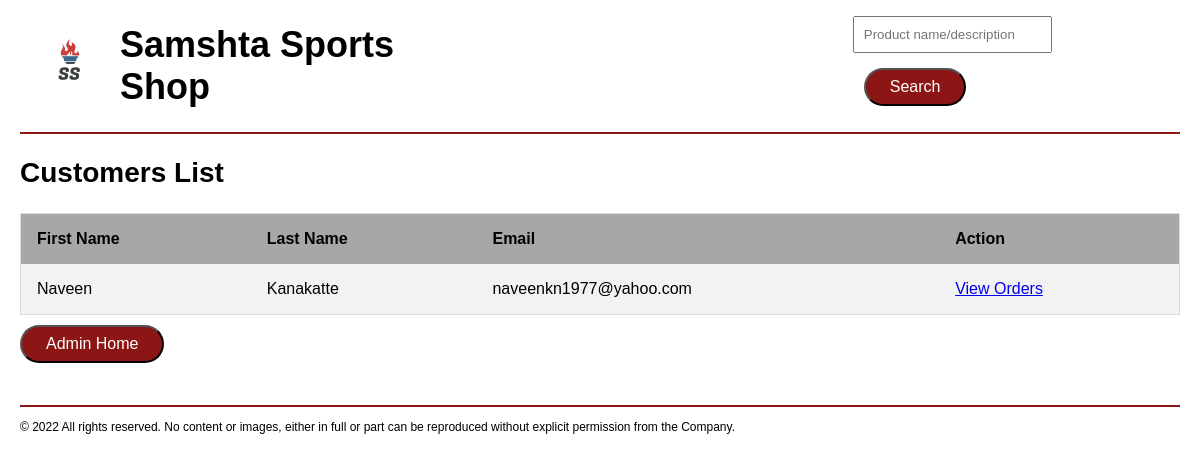
Before: /customers_list.php (signed in) with the older database file.
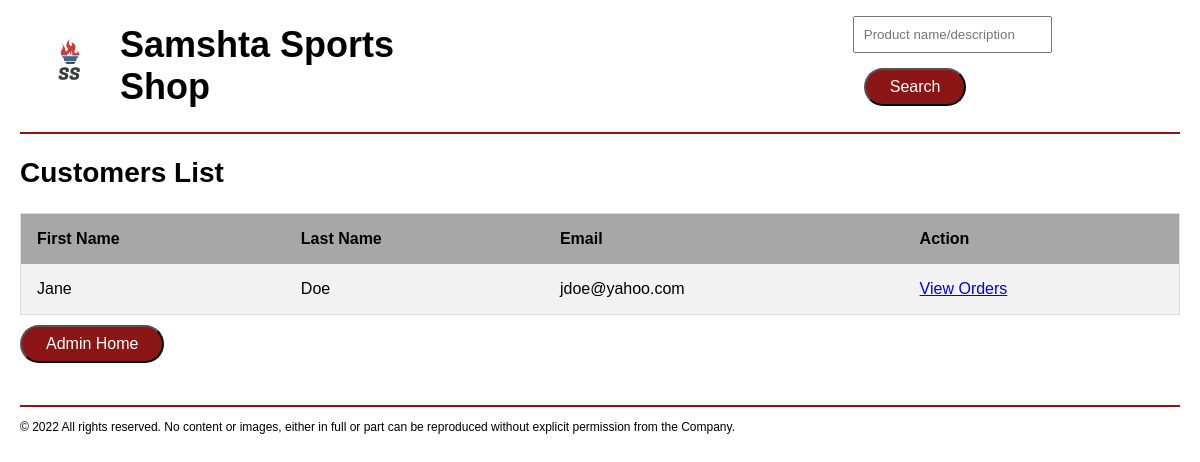
After: the same page with the newer database file.
### tables this page shows
CREATE TABLE IF NOT EXISTS `Customers` (
  `ID` int(11) NOT NULL AUTO_INCREMENT,
  `FirstName` varchar(50) NOT NULL,
  `LastName` varchar(50) NOT NULL,
  `Email` varchar(50) NOT NULL,
  `Password` varchar(50) NOT NULL,
  `isDeleted` tinyint(1) NOT NULL,
  PRIMARY KEY (`ID`)
);

### customers_list.php (the view, shortened to what this page needs)
<?php
require_once('database.php');
$queryAllCustomers = 'SELECT * FROM Customers where isDeleted = 0 order by ID';
$statement = $db->prepare($queryAllCustomers);
$statement->execute();
$customers = $statement->fetchAll();
?>
<?php include 'header.php'; ?>
    <main>
        <h2>Customers List</h2>
        <table>
            <tr>
                <th>First Name</th>
                <th>Last Name</th>
                <th>Email</th>
                <th>Action</th>
            </tr>
            <?php foreach ($customers as $customer) : ?>
                <tr>
                    <td>
                        <?php echo $customer['FirstName']; ?>
                    </td>
                    <td>
                        <?php echo $customer['LastName']; ?>
                    </td>
                    <td>
                        <?php echo $customer['Email']; ?>
                    </td>
                    <td>
                        <a href="view_orders.php?id=<?php echo $customer['ID']; ?>"> View Orders
                        </a>
                    </td>
                </tr>
            <?php endforeach; ?>
        </table>
        <input type="button" class="loginButton" onclick="location.href='admin.php';" value="Admin Home"/>
        </main>
  <footer class="footer">
    <p class="footerp">© <?php echo date("Y"); ?> All rights reserved. No content or images, either in full or part can be reproduced
        without explicit permission from the Company.</p>
</footer>
</body>
</html>

### header.php (shortened to what this page needs)
<!DOCTYPE html>
<html>
<head>
    <link rel="stylesheet" href="./CSS/style.css">
</head>
<body>
    <header>
    <a href="."> <img src="./Images/Logo.png" width="100px" height="100px"/></a>
        <h1>Samshta Sports Shop</h1>
        <form action="search.php" method="POST">
            <input type="text" placeholder="Product name/description" name="search" class="input" required>
            <button type="submit" class="buttonClass">Search</button>
        </form>
    </header>

### CSS/style.css (style rules this page uses)
h1 { font-family: sans-serif; font-size: 36px; margin-right: 375px; }
h2 { font-family: sans-serif; font-size: 28px; }
p { font-size: 16px; line-height: 1.5rem; margin-right: 10px; }
body { max-width: 1160px; margin: 0 auto; font-family: sans-serif; }
header { display: flex; flex-direction: row; flex-wrap: nowrap; align-items: center; border-bottom: .18rem solid #8c1515; }
.footer { margin-top: 2rem; border-top: .18rem solid #8c1515; font-size: 12px; }
.footerp { font-size: 12px; line-height: 1rem; }
table { margin-top: 1rem; border-collapse: collapse; border-spacing: 0; width: 100%; border: 1px solid #ddd; padding: 16px; }
th, td { text-align: left; padding: 16px; }
tr:nth-child(even) { background-color: #f2f2f2; }
th { background-color: #a7a7a7; font-size: 100%; }
.input { padding: 9px; margin-bottom: 5px; }
.loginButton { font-size: 1rem; font-weight: normal; background-color: #8c1515; color: #fff; padding: 8px 24px; border-radius: 20px; margin-top: 10px; margin-right: 25px; margin-bottom: 10px; }
.buttonClass { font-size: 1rem; font-weight: normal; background-color: #8c1515; color: #fff; padding: 8px 24px; border-radius: 20px; margin-top: 10px; margin-right: 25px; margin-left: 11px; margin-bottom: 10px; }

Changed rows visible on the page:
changed customers: FirstName "Naveen" → "Jane"; LastName "Kanakatte" → "Doe"; Email "naveenkn1977@yahoo.com" → "jdoe@yahoo.com"
